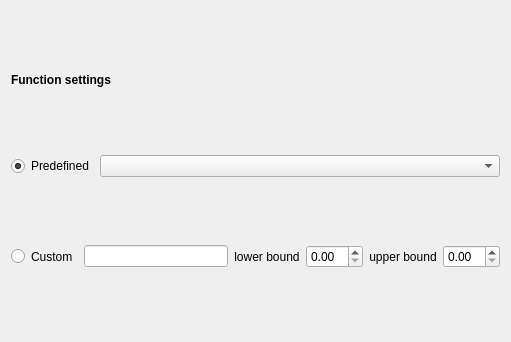
<?xml version="1.0" encoding="UTF-8"?>
<ui version="4.0">
 <class>Function_Selection</class>
 <widget class="QWidget" name="Function_Selection">
  <property name="geometry">
   <rect>
    <x>0</x>
    <y>0</y>
    <width>511</width>
    <height>342</height>
   </rect>
  </property>
  <property name="windowTitle">
   <string>Function_Selection</string>
  </property>
       <layout class="QVBoxLayout" name="verticalLayout_2">
        <property name="sizeConstraint">
         <enum>QLayout::SetNoConstraint</enum>
        </property>
        <item>
         <widget class="QLabel" name="label">
          <property name="sizePolicy">
           <sizepolicy hsizetype="Preferred" vsizetype="Fixed">
            <horstretch>0</horstretch>
            <verstretch>0</verstretch>
           </sizepolicy>
          </property>
          <property name="font">
           <font>
            <weight>75</weight>
            <bold>true</bold>
           </font>
          </property>
          <property name="text">
           <string>Function settings</string>
          </property>
         </widget>
        </item>
        <item>
         <layout class="QHBoxLayout" name="horizontalLayout">
          <property name="sizeConstraint">
           <enum>QLayout::SetMaximumSize</enum>
          </property>
          <item>
           <widget class="QRadioButton" name="function-builtin-rbutton">
            <property name="sizePolicy">
             <sizepolicy hsizetype="Preferred" vsizetype="Preferred">
              <horstretch>0</horstretch>
              <verstretch>0</verstretch>
             </sizepolicy>
            </property>
            <property name="text">
             <string>Predefined</string>
            </property>
            <property name="checked">
             <bool>true</bool>
            </property>
           </widget>
          </item>
          <item>
           <widget class="QComboBox" name="function-selection-combo">
            <property name="sizePolicy">
             <sizepolicy hsizetype="Preferred" vsizetype="Fixed">
              <horstretch>5</horstretch>
              <verstretch>0</verstretch>
             </sizepolicy>
            </property>
           </widget>
          </item>
         </layout>
        </item>
        <item>
         <layout class="QHBoxLayout" name="horizontalLayout_2">
          <property name="sizeConstraint">
           <enum>QLayout::SetMaximumSize</enum>
          </property>
          <item>
           <widget class="QRadioButton" name="function-custom-rbutton">
            <property name="sizePolicy">
             <sizepolicy hsizetype="Preferred" vsizetype="Preferred">
              <horstretch>0</horstretch>
              <verstretch>0</verstretch>
             </sizepolicy>
            </property>
            <property name="text">
             <string>Custom</string>
            </property>
            <property name="checked">
             <bool>false</bool>
            </property>
           </widget>
          </item>
          <item>
           <widget class="QLineEdit" name="function-custom-edit">
            <property name="sizePolicy">
             <sizepolicy hsizetype="Expanding" vsizetype="Fixed">
              <horstretch>5</horstretch>
              <verstretch>0</verstretch>
             </sizepolicy>
            </property>
           </widget>
          </item>
          <item>
           <widget class="QLabel" name="function-lower-label">
            <property name="text">
             <string>lower bound</string>
            </property>
            <property name="alignment">
             <set>Qt::AlignCenter</set>
            </property>
           </widget>
          </item>
          <item>
           <widget class="QDoubleSpinBox" name="function-lower-spinbox">
            <property name="sizePolicy">
             <sizepolicy hsizetype="Preferred" vsizetype="Fixed">
              <horstretch>0</horstretch>
              <verstretch>0</verstretch>
             </sizepolicy>
            </property>
           </widget>
          </item>
          <item>
           <widget class="QLabel" name="function-upper-label">
            <property name="text">
             <string>upper bound</string>
            </property>
            <property name="alignment">
             <set>Qt::AlignCenter</set>
            </property>
           </widget>
          </item>
          <item>
           <widget class="QDoubleSpinBox" name="function-upper-spinbox">
            <property name="sizePolicy">
             <sizepolicy hsizetype="Preferred" vsizetype="Fixed">
              <horstretch>0</horstretch>
              <verstretch>0</verstretch>
             </sizepolicy>
            </property>
           </widget>
          </item>
         </layout>
        </item>
       </layout>
</widget>
 <resources/>
 <connections/>
</ui>
